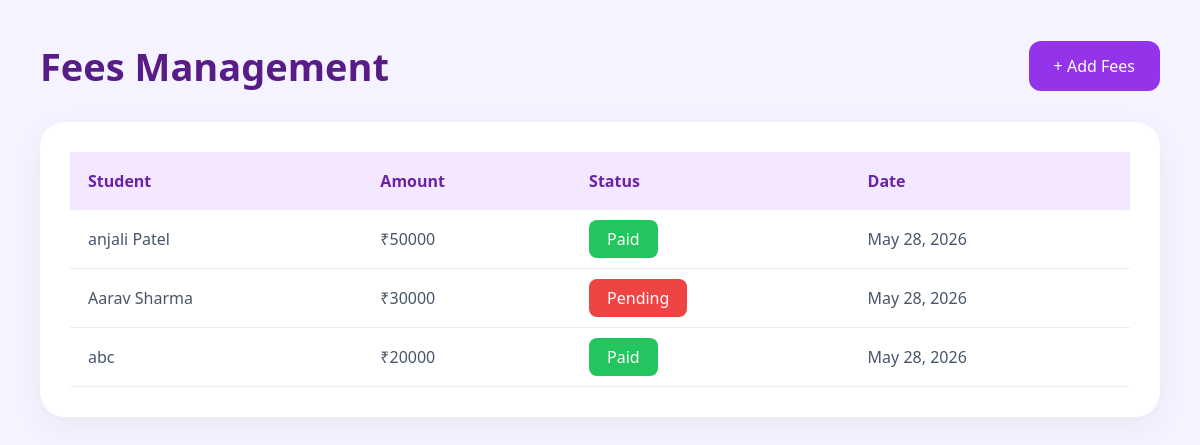
Screenshot of /fees/ (signed in) with the database file from the repository.
### app/models.py (models this page shows, shortened)
class Fees(models.Model):
    student = models.ForeignKey(
        Student,
        on_delete=models.CASCADE
    )
    amount = models.IntegerField()
    status = models.CharField(
        max_length=20
    )
    date = models.DateField(
        auto_now_add=True
    )

class Student(models.Model):
    name = models.CharField(max_length=100)
    email = models.EmailField()
    roll = models.CharField(max_length=20)
    department = models.CharField(max_length=100)
    semester = models.IntegerField()

### app/views.py (the view)
# urls.py: path('fees/',
@login_required(login_url='login')
def fees(request):
    data = Fees.objects.select_related('student').all().order_by('-id')
    return render(request, 'fees.html', {'data': data})

### app/templates/fees.html (shortened to what this page needs)
{% load static %}
<!DOCTYPE html>
<html lang="en">
<head>
    <link rel="stylesheet"
          href="{% static 'css/students.css' %}">
</head>
<body>
<div class="main">
    <div class="topbar">
        <h1>Fees Management</h1>
        <a href="{% url 'add_fees' %}"
           class="btn">
            + Add Fees
        </a>
    </div>
    <div class="table-container">
        <table>
            <tr>
                <th>Student</th>
                <th>Amount</th>
                <th>Status</th>
                <th>Date</th>
            </tr>
            {% for i in data %}
            <tr>
                <td>{{ i.student.name }}</td>
                <td>₹{{ i.amount }}</td>
                <td>
                    {% if i.status == 'Paid' %}
                        <span class="edit-btn">
                            Paid
                        </span>
                    {% else %}
                        <span class="delete-btn">
                            Pending
                        </span>
                    {% endif %}
                </td>
                <td>{{ i.date }}</td>
            </tr>
            {% endfor %}
        </table>
    </div>
</div>
</body>
</html>

### app/static/css/students.css (style rules this page uses)
* { margin:0; padding:0; box-sizing:border-box; font-family:'Segoe UI',sans-serif; }
body { background:#f5f3ff; }
.main { padding:40px; }
.topbar { display:flex; justify-content:space-between; align-items:center; margin-bottom:30px; gap:20px; }
.topbar h1 { color:#581c87; font-size:38px; }
.btn { padding:14px 25px; background:#9333ea; color:white; text-decoration:none; border-radius:12px; transition:0.3s; }
.table-container { background:white; padding:30px; border-radius:25px; box-shadow:0 10px 30px rgba(0,0,0,0.05); }
table { width:100%; border-collapse:collapse; }
table th { background:#f3e8ff; color:#6b21a8; padding:18px; text-align:left; }
table td { padding:18px; border-bottom:1px solid #eee; color:#475569; }
.edit-btn { padding:8px 18px; background:#22c55e; color:white; text-decoration:none; border-radius:8px; }
.delete-btn { padding:8px 18px; background:#ef4444; color:white; text-decoration:none; border-radius:8px; }

### rows the page displays
Fees: student.name "anjali Patel", amount "50000", status "Paid", date "May 28, 2026"
Fees: student.name "Aarav Sharma", amount "30000", status "Pending", date "May 28, 2026"
Fees: student.name "abc", amount "20000", status "Paid", date "May 28, 2026"
